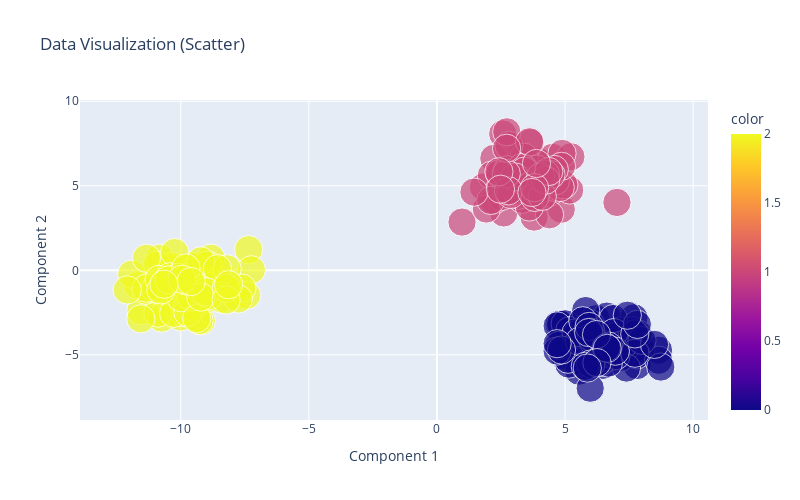

The cell this chart's notebook holds for it:
### Code cell
from sklearn.datasets import make_blobs

# Generate sample data
data1, labels = make_blobs(n_samples=300, centers=3, random_state=42)

# Visualization with PCA and scatter plot
vis = DataVisualization(data1, plot_technique='scatter', dim_reduction_technique='PCA', 
                        color_map=labels, point_size=10, opacity=0.7)
vis.fit()
vis.show()

### Figure 1 — Plotly figure (JSON) as saved in the notebook; plotly's stock layout.template omitted (floating-point values rounded to 4 significant figures; data arrays with more than 128 entries replaced by an {"elided": "..."} marker saying what was removed)
{"data": [{"hovertemplate": "Component 1=%{x}<br>Component 2=%{y}<br>size=%{marker.size}<br>color=%{marker.color}<extra></extra>", "legendgroup": "", "marker": {"color": {"elided": "300 int values"}, "coloraxis": "coloraxis", "opacity": 0.7, "size": {"elided": "300 int values"}, "sizemode": "area", "sizeref": 0.025, "symbol": "circle"}, "mode": "markers", "name": "", "orientation": "v", "showlegend": false, "type": "scatter", "x": {"elided": "300 float values"}, "xaxis": "x", "y": {"elided": "300 float values"}, "yaxis": "y"}], "layout": {"coloraxis": {"colorbar": {"title": {"text": "color"}}, "colorscale": [[0, "#0d0887"], [0.1111, "#46039f"], [0.2222, "#7201a8"], [0.3333, "#9c179e"], [0.4444, "#bd3786"], [0.5556, "#d8576b"], [0.6667, "#ed7953"], [0.7778, "#fb9f3a"], [0.8889, "#fdca26"], [1, "#f0f921"]]}, "height": 500, "legend": {"itemsizing": "constant", "tracegroupgap": 0}, "title": {"text": "Data Visualization (Scatter)"}, "width": 800, "xaxis": {"anchor": "y", "domain": [0, 1], "title": {"text": "Component 1"}}, "yaxis": {"anchor": "x", "domain": [0, 1], "title": {"text": "Component 2"}}}}
